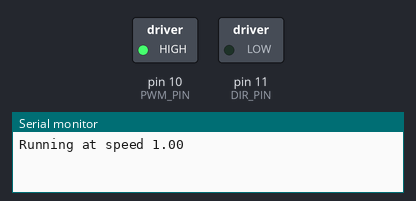
A sketch run on a simulated Arduino Uno, built with avr-gcc and run on an emulated ATmega328P. Shown: switched loads named in the sketch (green lamp = pin HIGH), the last lines printed to the serial monitor.

Above: at 0.05 s.
At 5.95 s:
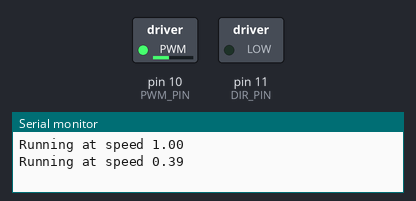
At 11.95 s:
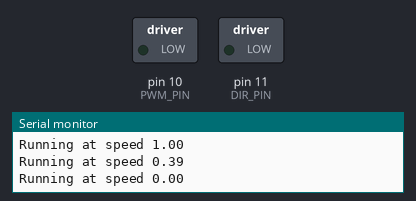
At 23.95 s:
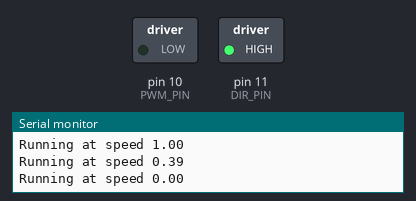
Timing chart, 0 to 31.2 s (numbered marks = the images above):
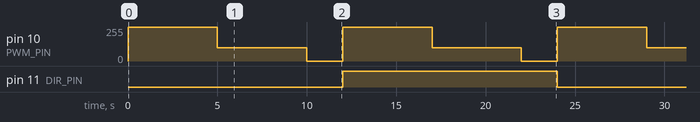

The sketch:

pwm-motor-teensy4.1.ino
```cpp
// Here we use pin 10 of a teensy 4.1
const int PWM_PIN = 10;
const int DIR_PIN = 11;

void setup() {
  // put your setup code here, to run once:
  Serial.begin(9600);
  pinMode(PWM_PIN, OUTPUT);
  pinMode(DIR_PIN, OUTPUT);
}

int motorDirection = 0;

void loop() {
  // Write to the pin, values 0-256 (where 256 = always on)
  digitalWrite(DIR_PIN, motorDirection);
  analogWrite(PWM_PIN, 255);
  Serial.print("Running at speed ");
  Serial.println(255.0 / 256.0);
  delay(5000); // 5 second delay


  // Here we decrease power slightly
  analogWrite(PWM_PIN, 100);
  Serial.print("Running at speed ");
  Serial.println(100.0 / 256.0);
  delay(5000); // 5 second delay

  // Turn off the motor
  analogWrite(PWM_PIN, 0);
  Serial.print("Running at speed ");
  Serial.println(0.0 / 256.0);
  delay(2000); // 2 second delay

  // This simply flips the direction.
  motorDirection = !motorDirection;
}
```

Measured:
- by itself, pin 10 (PWM_PIN): repeats every 12.0 s: 100/255 5.0 s, 0/255 2.0 s, 255/255 5.0 s
- by itself, pin 11 (DIR_PIN): alternates HIGH for 12.0 s and LOW for 12.0 s
